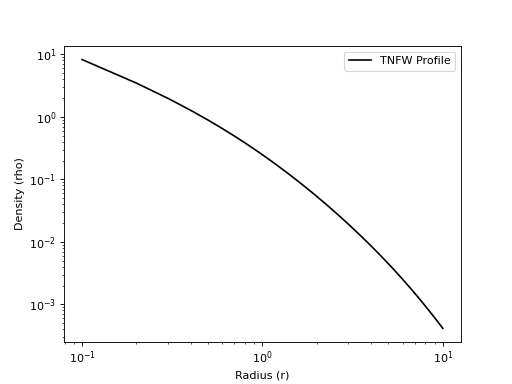

This figure's Python source:
import matplotlib.pyplot as plt
from pisces.profiles.density import (
    TNFWDensityProfile,
)
#
r = np.linspace(0.1, 10, 100)
profile = TNFWDensityProfile(
    rho_0=1.0, r_s=1.0, r_t=10.0
)
rho = profile(r)
#
_ = plt.loglog(r, rho, "k-", label="TNFW Profile")
_ = plt.xlabel("Radius (r)")
_ = plt.ylabel("Density (rho)")
_ = plt.legend()
plt.show()
